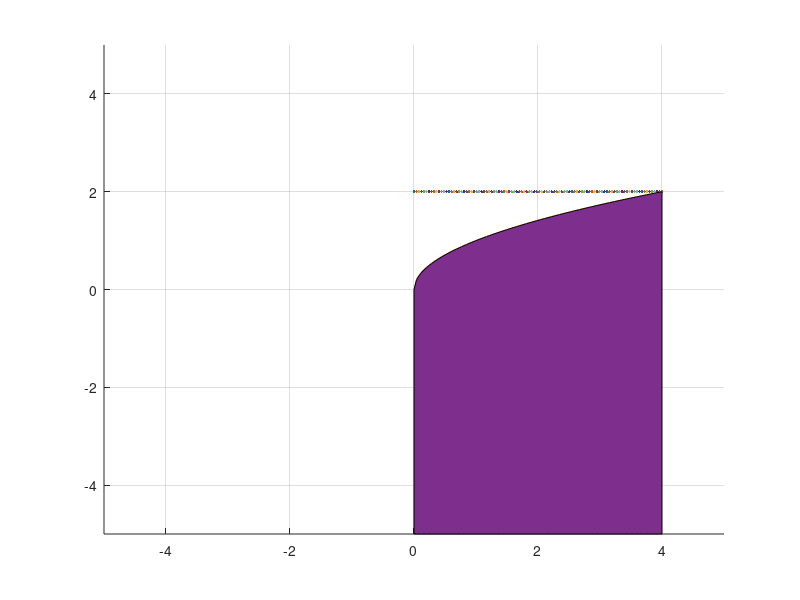

Source code (MATLAB):
clear all
x=linspace(0,4);
y1=2;
y2=sqrt(x);
hold on;
plot(x,y1,x,y2);
grid on ;
axis ( [ -5 , 5 , -5 , 5 , -5 , 5 ] );
area(x,min(y1,y2),-5);